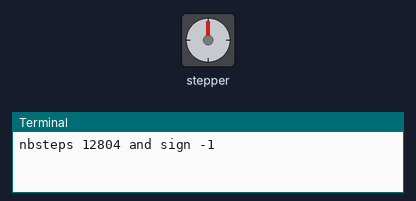
The program below on a simulated Raspberry Pi (BCM pin numbers). Parts: stepper motor, the last lines printed to the terminal. Random numbers come from a fixed seed; the stepper is drawn at 2048 steps a turn.

Above: at 0.15 s.
At 13.2 s:
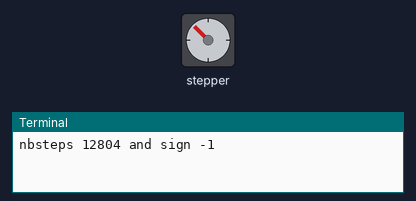
At 24.6 s:
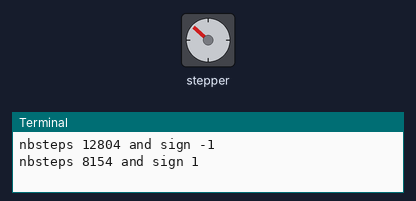
At 39.2 s:
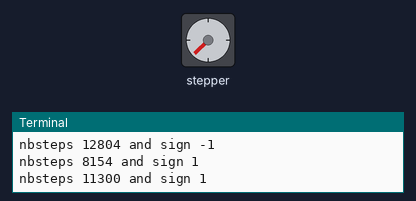
Timing chart, 0 to 40.0 s (numbered marks = the images above):
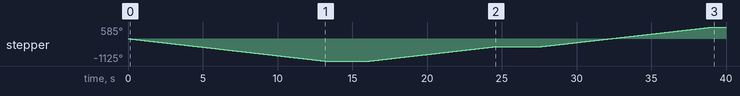

The program:

demo_zero_w_stepping_motor_dice_00.py
```python
"""Python script implements Stepping Motor Dice"""

import time
import random
import RPi.GPIO as GPIO

GPIO.setmode(GPIO.BCM)

StepPins = [24,25,8,7]

for pin in StepPins:
    GPIO.setup(pin,GPIO.OUT)
    GPIO.output(pin, False)

WAIT_TIME = 0.001

STEP_COUNT_1 = 4
Seq1 = []
Seq1 = [i for i in range(0, STEP_COUNT_1)]
Seq1[0] = [1,0,0,0]
Seq1[1] = [0,1,0,0]
Seq1[2] = [0,0,1,0]
Seq1[3] = [0,0,0,1]

STEP_COUNT_2 = 8
Seq2 = []
Seq2 = [i for i in range(0, STEP_COUNT_2)]
Seq2[0] = [1,0,0,0]
Seq2[1] = [1,1,0,0]
Seq2[2] = [0,1,0,0]
Seq2[3] = [0,1,1,0]
Seq2[4] = [0,0,1,0]
Seq2[5] = [0,0,1,1]
Seq2[6] = [0,0,0,1]
Seq2[7] = [1,0,0,1]

Seq = Seq2
STEP_COUNT = STEP_COUNT_2

def steps(nb):
    """Steps"""
    step_counter = 0
    if nb < 0:
        sign = -1
    else:
        sign = 1
    nb = sign * nb * 2 # times 2 because half-step
    print(f'nbsteps {nb} and sign {sign}')
    for i in range(nb):
        for my_pin in range(4):
            xpin = StepPins[my_pin]
            if Seq[step_counter][my_pin]!=0:
                GPIO.output(xpin, True)
            else:
                GPIO.output(xpin, False)
        step_counter += sign
        # If we reach the end of the sequence => start again
        if step_counter == STEP_COUNT:
            step_counter = 0
        if step_counter < 0:
            step_counter = STEP_COUNT-1
        # Wait before moving on
        time.sleep(WAIT_TIME)

listDirections = [-1, 1]
listRotationCycles = [1, 2, 3]

for x in range(5):
    direction = random.choice(listDirections)
    randomRotationCycle = random.choice(listRotationCycles)
    randomRotation = random.randrange(0, 2048, 1)
    if __name__ == '__main__' :
        HAS_RUN = False
    while not HAS_RUN:
        # steps(nbStepsPerRev) # parcourt un tour dans le sens horaire
        # time.sleep(1)
        #steps(-nbStepsPerRev) # parcourt un tour dans le sens anti-horaire
        steps((direction * randomRotationCycle * 2048) + (direction * randomRotation))
        time.sleep(3)
        HAS_RUN = True

# 0	0	.
# 64	11.25	A
# 128	22.5	B
# 192	33.75	C
# 256	45	D
# 320	56.25	E
# 384	67.5	F
# 448	78.75	G
# 512	90	H
# 576	101.25	I
# 640	112.5	J
# 704	123.75	K
# 768	135	L
# 832	146.25	M
# 896	157.5	N
# 960	168.75	O
# 1025	180	P
# 1088	191.25	Q
# 1152	202.5	R
# 1216	213.75	S
# 1280	225	T
# 1344	236.25	U
# 1408	247.5	V
# 1472	258.75	W
# 1536	270	X
# 1600	281.25	Y
# 1664	292.5	Z
# 1728	303.75	0
# 1792	315	1
# 1856	326.25	2
# 1920	337.5	3
# 1984	348.75	4
# 2048	360
```

Measured:
- by itself, stepper: turns 1125° counter-clockwise in 13.1 s, then 717° clockwise in 8.4 s, then 1° counter-clockwise in 0.00 s, then 994° clockwise in 11.6 s
